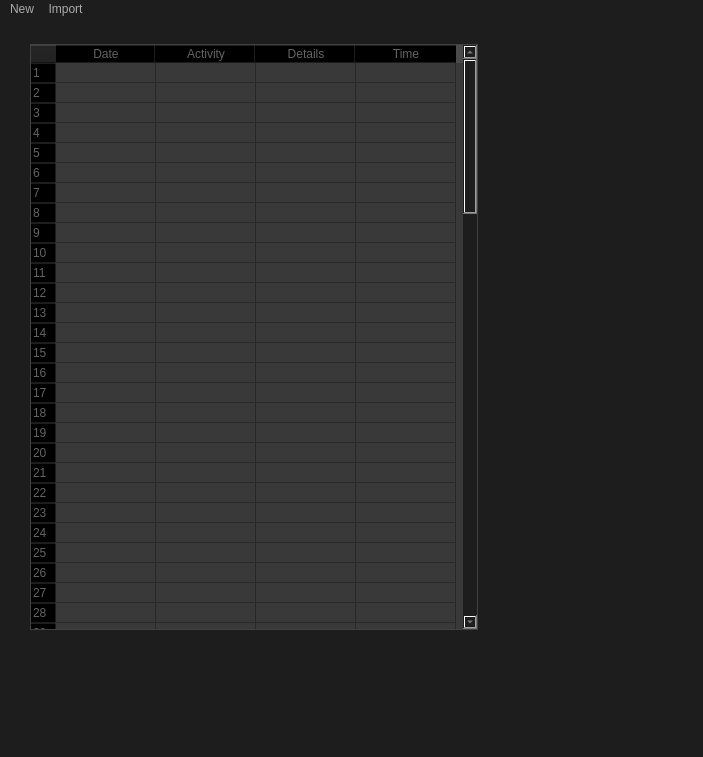
<?xml version="1.0" encoding="UTF-8"?>
<ui version="4.0">
 <class>win0</class>
 <widget class="QMainWindow" name="win0">
  <property name="geometry">
   <rect>
    <x>0</x>
    <y>0</y>
    <width>703</width>
    <height>757</height>
   </rect>
  </property>
  <property name="windowTitle">
   <string>Time Visualizer</string>
  </property>
  <property name="styleSheet">
   <string notr="true">background-color: rgba(29, 29, 29);
color: rgb(171, 171, 171);</string>
  </property>
  <widget class="QWidget" name="centralwidget">
   <widget class="QTableWidget" name="table1">
    <property name="geometry">
     <rect>
      <x>30</x>
      <y>25</y>
      <width>448</width>
      <height>586</height>
     </rect>
    </property>
    <property name="contextMenuPolicy">
     <enum>Qt::CustomContextMenu</enum>
    </property>
    <property name="styleSheet">
     <string notr="true">background-color: rgba(100, 100, 100, 100);
border-color: rgb(47, 47, 47);
gridline-color: rgb(255, 255, 255);
color: rgb(100, 100, 100);
gridline-color: rgb(40, 40, 40);</string>
    </property>
    <property name="rowCount">
     <number>100</number>
    </property>
    <property name="columnCount">
     <number>4</number>
    </property>
    <attribute name="horizontalHeaderDefaultSectionSize">
     <number>100</number>
    </attribute>
    <attribute name="verticalHeaderDefaultSectionSize">
     <number>20</number>
    </attribute>
    <row/>
    <row/>
    <row/>
    <row/>
    <row/>
    <row/>
    <row/>
    <row/>
    <row/>
    <row/>
    <row/>
    <row/>
    <row/>
    <row/>
    <row/>
    <row/>
    <row/>
    <row/>
    <row/>
    <row/>
    <row/>
    <row/>
    <row/>
    <row/>
    <row/>
    <row/>
    <row/>
    <row/>
    <row/>
    <row/>
    <row/>
    <row/>
    <row/>
    <row/>
    <row/>
    <row/>
    <row/>
    <row/>
    <row/>
    <row/>
    <row/>
    <row/>
    <row/>
    <row/>
    <row/>
    <row/>
    <row/>
    <row/>
    <row/>
    <row/>
    <row/>
    <row/>
    <row/>
    <row/>
    <row/>
    <row/>
    <row/>
    <row/>
    <row/>
    <row/>
    <row/>
    <row/>
    <row/>
    <row/>
    <row/>
    <row/>
    <row/>
    <row/>
    <row/>
    <row/>
    <row/>
    <row/>
    <row/>
    <row/>
    <row/>
    <row/>
    <row/>
    <row/>
    <row/>
    <row/>
    <row/>
    <row/>
    <row/>
    <row/>
    <row/>
    <row/>
    <row/>
    <row/>
    <row/>
    <row/>
    <row/>
    <row/>
    <row/>
    <row/>
    <row/>
    <row/>
    <row/>
    <row/>
    <row/>
    <row/>
    <column>
     <property name="text">
      <string>Date</string>
     </property>
    </column>
    <column>
     <property name="text">
      <string>Activity</string>
     </property>
    </column>
    <column>
     <property name="text">
      <string>Details</string>
     </property>
    </column>
    <column>
     <property name="text">
      <string>Time</string>
     </property>
    </column>
   </widget>
  </widget>
  <widget class="QMenuBar" name="menubar">
   <property name="geometry">
    <rect>
     <x>0</x>
     <y>0</y>
     <width>703</width>
     <height>21</height>
    </rect>
   </property>
   <widget class="QMenu" name="menuNew">
    <property name="title">
     <string>New</string>
    </property>
    <addaction name="new_workspace_menu"/>
    <addaction name="open_workspace_menu"/>
    <addaction name="save_workspace_menu"/>
    <addaction name="saveas_workspace_menu"/>
   </widget>
   <widget class="QMenu" name="menuImport">
    <property name="title">
     <string>Import</string>
    </property>
    <addaction name="import_menu"/>
   </widget>
   <addaction name="menuNew"/>
   <addaction name="menuImport"/>
  </widget>
  <widget class="QStatusBar" name="statusbar"/>
  <action name="new_workspace_menu">
   <property name="text">
    <string>New Workspace</string>
   </property>
  </action>
  <action name="open_workspace_menu">
   <property name="text">
    <string>Open Workspace</string>
   </property>
  </action>
  <action name="save_workspace_menu">
   <property name="text">
    <string>Save Workspace</string>
   </property>
  </action>
  <action name="saveas_workspace_menu">
   <property name="text">
    <string>Save As Workspace</string>
   </property>
  </action>
  <action name="import_menu">
   <property name="text">
    <string>Import From CSV</string>
   </property>
  </action>
 </widget>
 <resources/>
 <connections/>
</ui>
